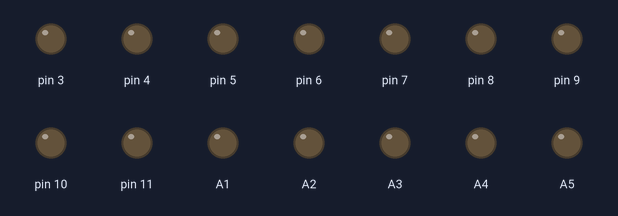
A sketch run on a simulated Arduino Uno, built with avr-gcc and run on an emulated ATmega328P. Shown: output pins drawn as LEDs (lit = HIGH).

Above: at 0.1 s.
At 0.95 s:
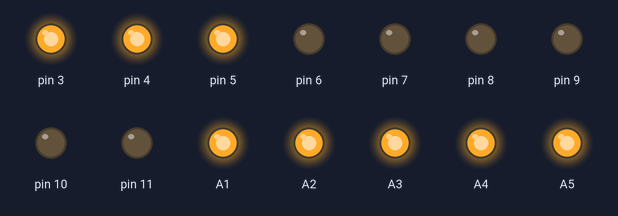
At 10.35 s:
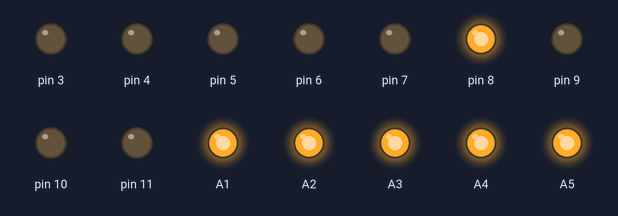
At 20.35 s:
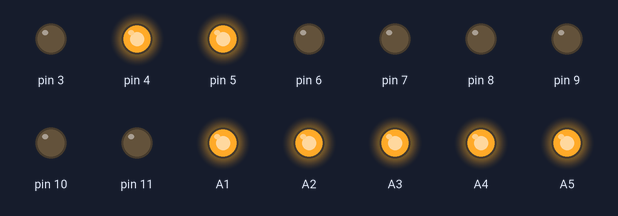
At 30.05 s:
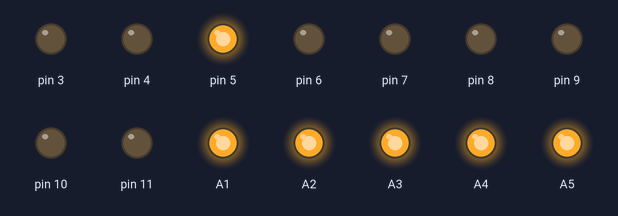
At 39.85 s:
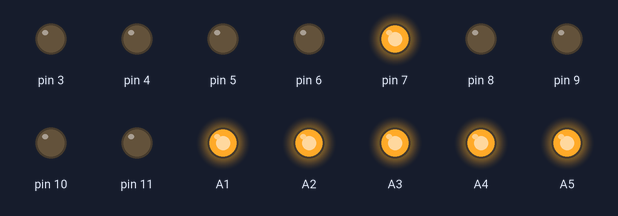
Timing chart, 0 to 40.0 s (numbered marks = the images above):
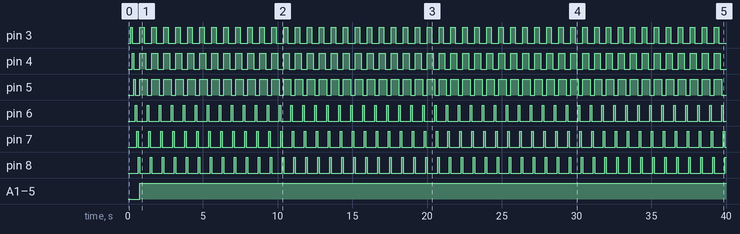

Measured:
- by itself, pin 3: repeats every 0.80 s: LOW 0.50 s, HIGH 0.30 s
- by itself, pin 4: repeats every 0.80 s: LOW 0.40 s, HIGH 0.40 s
- by itself, pin 5: repeats every 0.80 s: LOW 0.30 s, HIGH 0.50 s
- by itself, pin 6–8: alternates HIGH for 0.10 s and LOW for 0.70 s
- by itself, A1–5: LOW → HIGH at 0.80 s

The sketch:

testing.ino
```cpp
#define R1 13
#define R2 12
#define R3 11
#define R4 10
#define R5 9
#define R6 8
#define R7 7
#define R8 6

#define C1 A5
#define C2 A4
#define C3 A3
#define C4 A2
#define C5 A1
#define C6 3
#define C7 4
#define C8 5

#define rows = [13, 12, 11, 10, 9, 8, 7, 6]
#define colums = [A5, A4, A3, A2, A1, 3, 4, 5]

void setup() {
  for (byte i = 3; i <= 13; i++)
      pinMode(i, OUTPUT);
  pinMode(A1, OUTPUT);
  pinMode(A2, OUTPUT);
  pinMode(A3, OUTPUT);
  pinMode(A4, OUTPUT);
  pinMode(A5, OUTPUT);
}

void test() {
  for(byte i = 13; i > 5; i--){
    digitalWrite(i, HIGH);
    delay(100);
    digitalWrite(i, LOW);
  }
  digitalWrite(A1, HIGH);
  digitalWrite(A2, HIGH);
  digitalWrite(A3, HIGH);
  digitalWrite(A4, HIGH);
  digitalWrite(A5, HIGH);
  digitalWrite(5, HIGH);
  digitalWrite(4, HIGH);
  digitalWrite(3, HIGH);

}

void loop() {
  for(byte i = 1; i <= 8; i++){
    digitalWrite(i, HIGH);
    for(byte i = 1; i <= 8; i++){

    }
    delay(100);
    digitalWrite(i, LOW);
  }
  digitalWrite(A1, HIGH);
  digitalWrite(A2, HIGH);
  digitalWrite(A3, HIGH);
  digitalWrite(A4, HIGH);
  digitalWrite(A5, HIGH);
  digitalWrite(5, HIGH);
  digitalWrite(4, HIGH);
  digitalWrite(3, HIGH);
}
```
